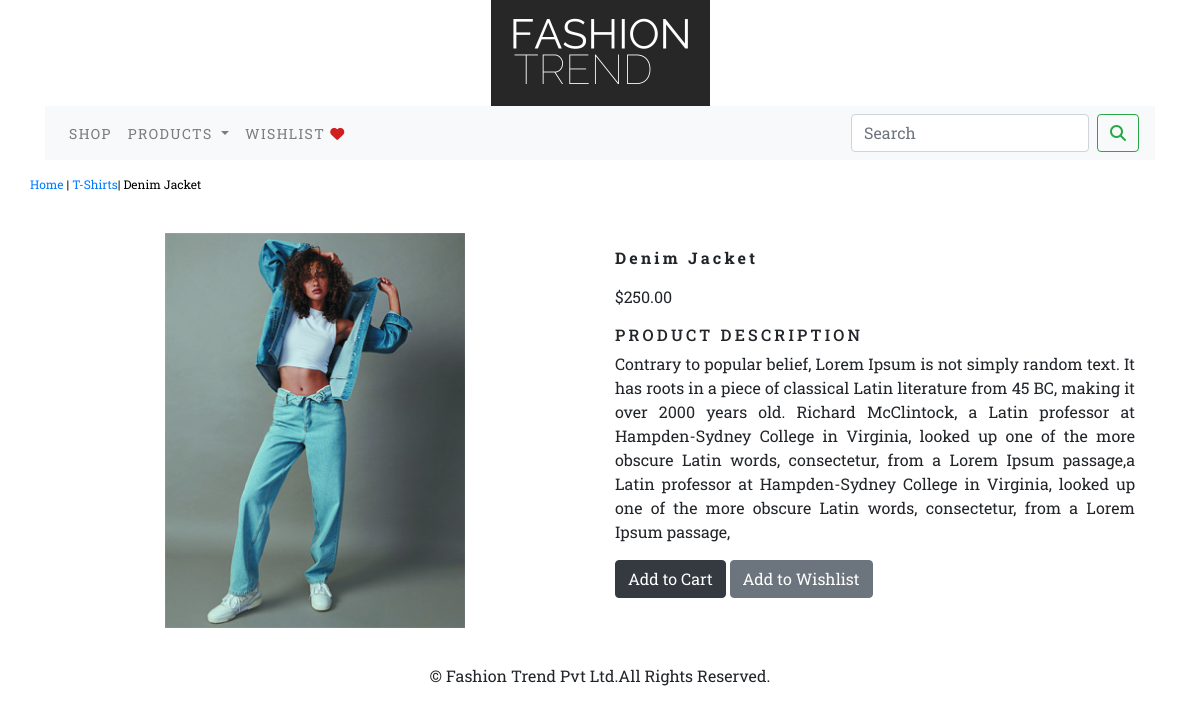
Screenshot of /shop/T-shirts/denim-jacket with the database file from the repository.
### Ecommerce_app/models.py (models this page shows, shortened)
class product(models.Model):
    name = models.CharField(max_length=250, unique=True)
    slug = models.SlugField(max_length=250, unique=True)
    description = models.TextField(blank=True)
    price = models.DecimalField(max_digits=10, decimal_places=2)
    ctg = models.ForeignKey(category, on_delete=models.CASCADE)
    image = models.ImageField(upload_to='product')
    stock = models.IntegerField()
    available = models.BooleanField(default=True, blank=True)
    created = models.DateTimeField(auto_now_add=True)
    updated = models.DateTimeField(auto_now_add=True)
    class Meta:
        ordering = ('name',)
        verbose_name = 'product'
        verbose_name_plural = 'products'

class category(models.Model):
    name = models.CharField(max_length=250, unique=True)
    slug = models.SlugField(max_length=250, unique=True)
    description = models.TextField(blank=True)
    image = models.ImageField(upload_to='category', blank=True)
    class Meta:
        ordering = ('name',)
        verbose_name = 'category'
        verbose_name_plural = 'categories'
    def get_url(self):
        return reverse('Ecommerce_app:prod_by_cat', args=[self.slug])
    def __str__(self):
        return '{}'.format(self.name)

### Ecommerce_app/views.py (the view)
# urls.py: path('<slug:cslug>/<slug:product_slug>',views.ProDetail,name='all_pro_detail'),
def ProDetail(request,cslug,product_slug):
      try:
            prod=product.objects.get(ctg__slug=cslug,slug=product_slug)
      except Exception as e:
            raise e
      return render(request,'product.html',{'prod':prod})

### Ecommerce_app/context_processors.py (called while the page is built)
def all_links(request):
    links=category.objects.all()
    return dict(links=links)

### cart_app/context_processors.py (called while the page is built)
def counter(request):
    item_count=0
    if 'admin' in request.path:
        return {}
    else:
        try:
            cart=Cart.objects.filter(cart_id=_cart_id(request))
            cartitems=Cart_item.objects.all().filter(cart=cart[:1])
            for cartitem in cartitems:
                item_count += cartitem.quantity
        except Cart.DoesNotExist:
            item_count=0
    return dict(item_count=item_count)

### cart_app/views.py (called while the page is built)
def _cart_id(request):
    cart=request.session.session_key
    if not cart:
        cart=request.session.create()
    return cart

### templates/product.html (shortened to what this page needs)
{% extends 'base.html' %}
{% load static %}
{% block content %}
<div class="container">
<div class="row my_prod_row">
  <div class="mx_auto">
    <p><a href="{% url 'Ecommerce_app:allproducts' %}">Home</a> | <a href="{{prod.ctg.get_url}}">{{prod.ctg}}</a>| {{prod.name}}</p>
  </div>
    <div class="container">
    <br>
<div class="row">
    <div class="col-12 col-sm-12 col-md-12 col-lg-6 text-center">
        <div style="min-width:18rem">
            <p><img src="{{prod.image.url}}" width="300px" alt="{{prod.name}}"> </p>
        </div>
    </div>
        <div class="col-12 col-sm-12 col-md-12 col-lg-6">
            <div>
            <h2 class="my_prod_title"><b>{{prod.name}}</b></h2>
            <p>${{prod.price}}</p>
            <h3 class="my_title">PRODUCT DESCRIPTION</h3>
            <p class="text-justify my_prod_text">{{prod.description}}</p>
            {% if prod.stock <= 0 %}
                <p class="text-justify my_prod_text"><b>OUT OF STOCK</b></p>
            {% else %}
                <a class="btn btn-dark" href="{% url 'cart_app:add_cart' prod.id %}">Add to Cart</a>
                <a class="btn btn-secondary" href="{% url 'wishlist_app:add_wish' prod.id %}">Add to Wishlist</a>
            <br>
            <br>
            {% endif %}
        </div>
        </div>
    </div>
</div>
</div>
</div>
{% endblock %}

### static/css/custom.css (style rules this page uses)
body { font-family: 'Montserrat', sans-serif; font-family: 'Roboto Mono', monospace; font-family: 'Roboto Slab', serif; }
.my_title { font-size:16px; text-transform:uppercase; letter-spacing:.2em; }
.my_prod_row { padding-top:15px; padding-bottom:20px; }
.my_prod_row .mx_auto { color:#000; font-size:12px; text-decoration:none; }
.my_prod_title { font-size:16px; text_transform:uppercase; letter-spacing:.2em; padding-top:15px; padding-bottom:10px; }
.my_prod_text { padding-right:20px; }

### rows the page displays
product: ctg "T-Shirts", name "Denim Jacket", image (picture), price "250.00", description "Contrary to popular belief, Lorem Ipsum is not simply random text. It has roots in a piece of classical Latin literature from 45 BC, making it over 2000 years old. Richard McClintock, a Latin professor at Hampden-Sydney College in Virginia, looked up one of the more obscure Latin words, consectetur, from a Lorem Ipsum passage,a Latin professor at Hampden-Sydney College in Virginia, looked up one of the more obscure Latin words, consectetur, from a Lorem Ipsum passage,"
